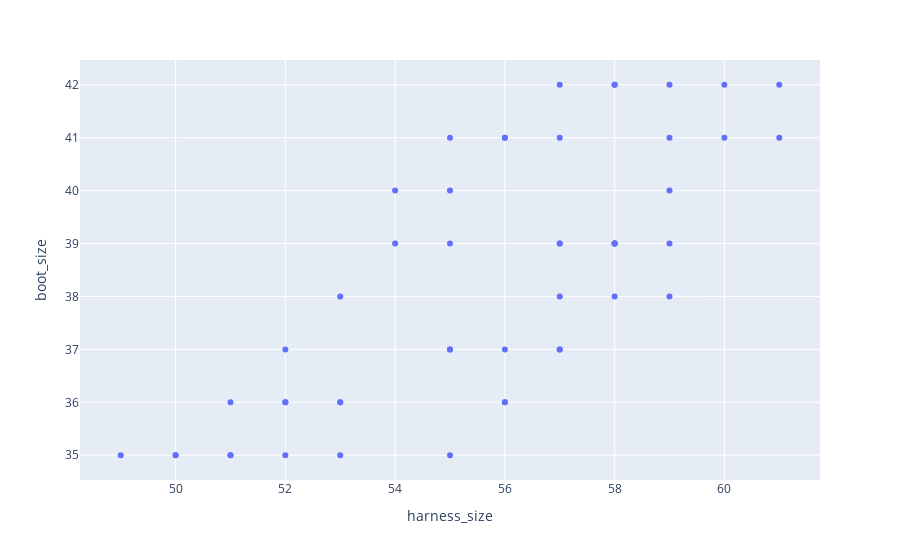

Source (notebook cell):
### Code cell
# Load and prepare plotly to create our graphs
import plotly.express
import graphing

# Show a graph of harness size by boot size:
plotly.express.scatter(dataset1, x="harness_size", y="boot_size")

### Figure 1 — Plotly figure (JSON) as saved in the notebook; plotly's stock layout.template omitted (floating-point values rounded to 4 significant figures)
{"data": [{"hovertemplate": "harness_size=%{x}<br>boot_size=%{y}<extra></extra>", "legendgroup": "", "marker": {"color": "#636efa", "symbol": "circle"}, "mode": "markers", "name": "", "orientation": "v", "showlegend": false, "type": "scatter", "x": [58, 58, 52, 58, 57, 52, 55, 53, 49, 54, 59, 56, 53, 58, 57, 58, 56, 51, 50, 59, 59, 59, 55, 50, 55, 52, 53, 54, 61, 56, 55, 60, 57, 56, 61, 58, 53, 57, 57, 55, 60, 51, 52, 56, 55, 57, 58, 57, 51, 59], "xaxis": "x", "y": [39, 38, 37, 39, 38, 35, 37, 36, 35, 40, 40, 36, 38, 39, 42, 42, 36, 36, 35, 41, 42, 38, 37, 35, 40, 36, 35, 39, 41, 37, 35, 41, 39, 41, 42, 42, 36, 37, 37, 39, 42, 35, 36, 41, 41, 41, 39, 39, 35, 39], "yaxis": "y"}], "layout": {"legend": {"tracegroupgap": 0}, "margin": {"t": 60}, "xaxis": {"anchor": "y", "domain": [0, 1], "title": {"text": "harness_size"}}, "yaxis": {"anchor": "x", "domain": [0, 1], "title": {"text": "boot_size"}}}}
